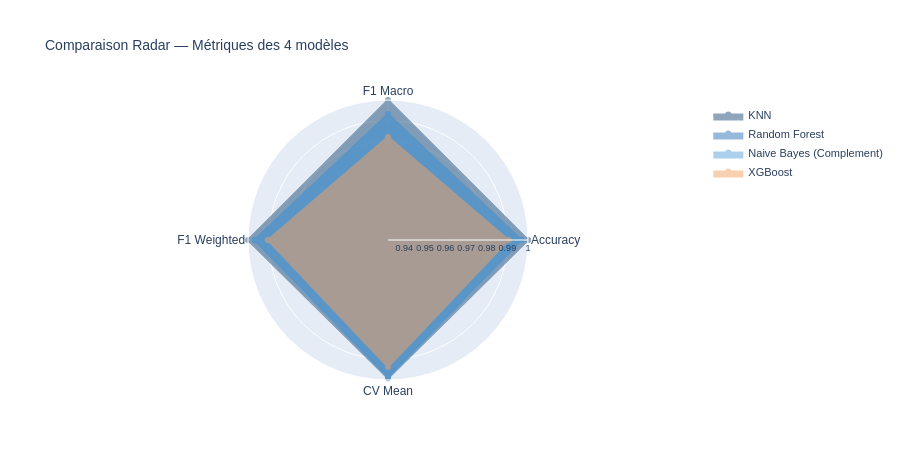

Notebook cell for this chart:
### Code cell
# Visualisation radar des performances des modèles pour comparer simultanément
# plusieurs métriques (accuracy, F1-score et stabilité CV)

# Sélection des métriques à représenter sur le radar
metrics_radar = ['accuracy', 'f1_macro', 'f1_weighted', 'CV_mean']
labels_radar  = ['Accuracy', 'F1 Macro', 'F1 Weighted', 'CV Mean']

# Création de la figure Plotly
fig = go.Figure()

# Ajout d'une trace radar par modèle
for i, row in results_df.iterrows():
    values = [row[m] for m in metrics_radar]

    fig.add_trace(go.Scatterpolar(
        r=values + [values[0]],  # fermeture du polygone
        theta=labels_radar + [labels_radar[0]],
        fill='toself',
        fillcolor=PALETTE[i],
        line=dict(color=PALETTE[i], width=2),
        opacity=0.5,
        name=row['Modèle']
    ))

# Mise en forme globale du graphique radar
fig.update_layout(
    polar=dict(
        radialaxis=dict(
            visible=True,
            range=[
                results_df[metrics_radar].min().min() - 0.05,
                1.0
            ],
            tickfont_size=9
        )
    ),
    title=dict(
        text='Comparaison Radar — Métriques des 4 modèles',
        font_size=14
    ),
    legend=dict(font_size=11),
    height=460,
    font_family='Arial'
)

# Affichage du graphique interactif
fig.show()

### Figure 1 — Plotly figure (JSON) as saved in the notebook; plotly's stock layout.template omitted (floating-point values rounded to 4 significant figures)
{"data": [{"fill": "toself", "fillcolor": "#1F4E79", "line": {"color": "#1F4E79", "width": 2}, "name": "KNN", "opacity": 0.5, "r": [1, 1, 1, 0.9992, 1], "theta": ["Accuracy", "F1 Macro", "F1 Weighted", "CV Mean", "Accuracy"], "type": "scatterpolar"}, {"fill": "toself", "fillcolor": "#2E75B6", "line": {"color": "#2E75B6", "width": 2}, "name": "Random Forest", "opacity": 0.5, "r": [0.9968, 0.9932, 0.9968, 0.9984, 0.9968], "theta": ["Accuracy", "F1 Macro", "F1 Weighted", "CV Mean", "Accuracy"], "type": "scatterpolar"}, {"fill": "toself", "fillcolor": "#5BA3D9", "line": {"color": "#5BA3D9", "width": 2}, "name": "Naive Bayes (Complement)", "opacity": 0.5, "r": [0.9968, 0.9932, 0.9968, 0.9992, 0.9968], "theta": ["Accuracy", "F1 Macro", "F1 Weighted", "CV Mean", "Accuracy"], "type": "scatterpolar"}, {"fill": "toself", "fillcolor": "#F4A261", "line": {"color": "#F4A261", "width": 2}, "name": "XGBoost", "opacity": 0.5, "r": [0.9905, 0.9821, 0.9904, 0.9937, 0.9905], "theta": ["Accuracy", "F1 Macro", "F1 Weighted", "CV Mean", "Accuracy"], "type": "scatterpolar"}], "layout": {"font": {"family": "Arial"}, "height": 460, "legend": {"font": {"size": 11}}, "polar": {"radialaxis": {"range": [0.9321, 1], "tickfont": {"size": 9}, "visible": true}}, "title": {"font": {"size": 14}, "text": "Comparaison Radar — Métriques des 4 modèles"}}}
